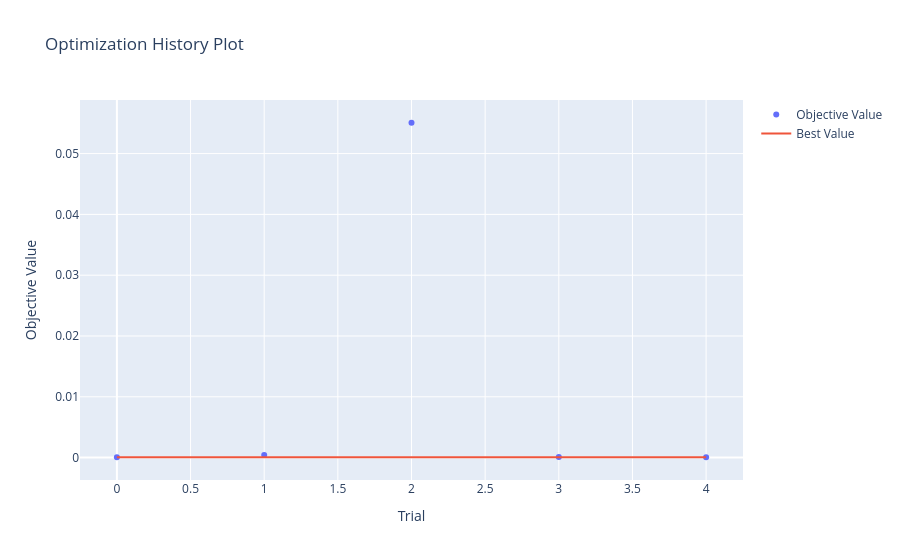
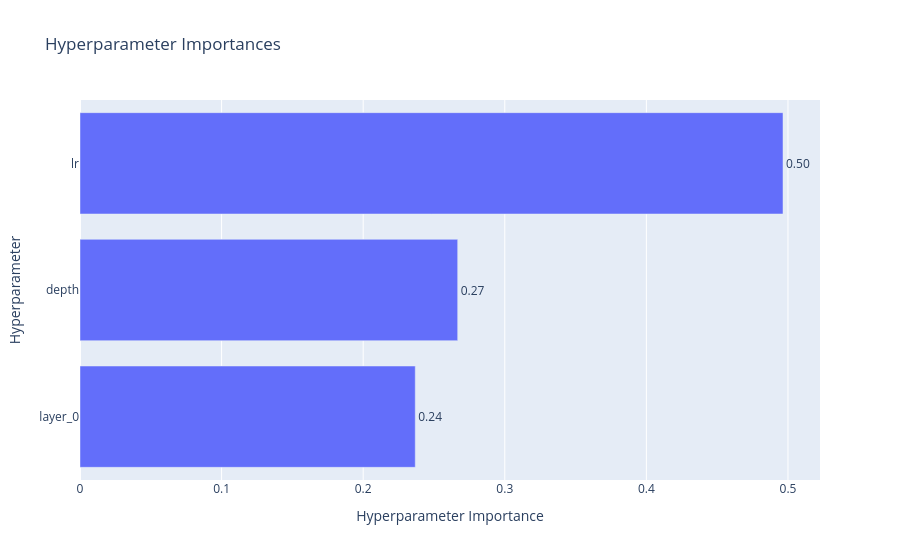
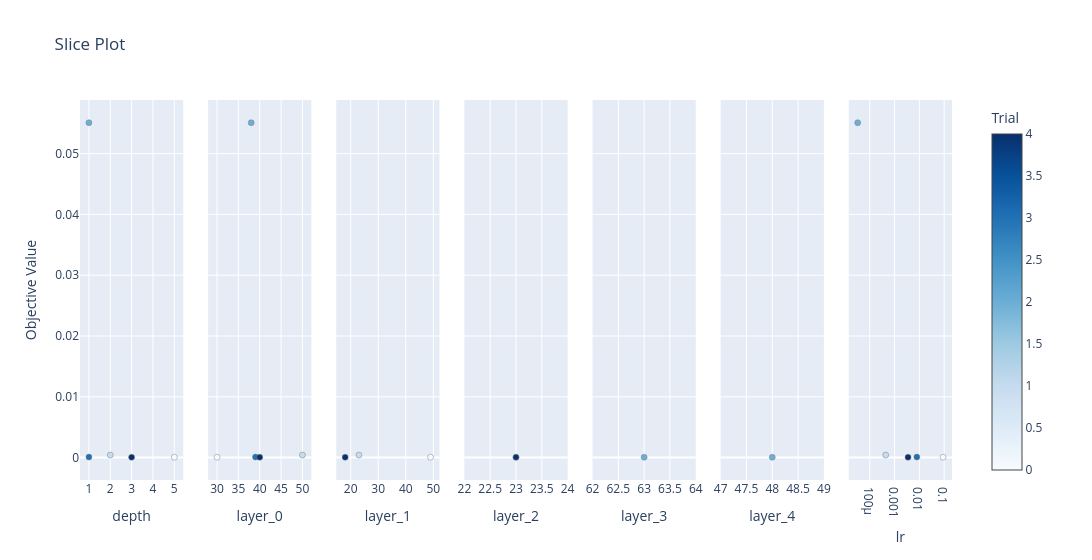

The notebook cell these images were saved under, in order:
### Code cell
from plotly.io import show

fig = optuna.visualization.plot_optimization_history(study)
show(fig)

fig = optuna.visualization.plot_param_importances(study)
show(fig)

fig = optuna.visualization.plot_slice(study)
show(fig)

### Figure 1 — Plotly figure (JSON) as saved in the notebook; plotly's stock layout.template omitted (floating-point values rounded to 4 significant figures)
{"data": [{"mode": "markers", "name": "Objective Value", "x": [0, 1, 2, 3, 4], "y": [6.362e-05, 0.000418, 0.05507, 8.862e-05, 5.995e-05], "type": "scatter"}, {"mode": "lines", "name": "Best Value", "x": [0, 1, 2, 3, 4], "y": [6.362e-05, 6.362e-05, 6.362e-05, 6.362e-05, 5.995e-05], "type": "scatter"}, {"marker": {"color": "#cccccc"}, "mode": "markers", "name": "Infeasible Trial", "showlegend": false, "x": [], "y": [], "type": "scatter"}], "layout": {"title": {"text": "Optimization History Plot"}, "xaxis": {"title": {"text": "Trial"}}, "yaxis": {"title": {"text": "Objective Value"}}}}

### Figure 2 — Plotly figure (JSON) as saved in the notebook; plotly's stock layout.template omitted (floating-point values rounded to 4 significant figures)
{"data": [{"cliponaxis": false, "hovertemplate": ["layer_0 (IntDistribution): 0.23677670015395247<extra></extra>", "depth (IntDistribution): 0.26673717421194487<extra></extra>", "lr (FloatDistribution): 0.49648612563410266<extra></extra>"], "name": "Objective Value", "orientation": "h", "text": ["0.24", "0.27", "0.50"], "textposition": "outside", "x": [0.2368, 0.2667, 0.4965], "y": ["layer_0", "depth", "lr"], "type": "bar"}], "layout": {"title": {"text": "Hyperparameter Importances"}, "xaxis": {"title": {"text": "Hyperparameter Importance"}}, "yaxis": {"title": {"text": "Hyperparameter"}}}}

### Figure 3 — Plotly figure (JSON) as saved in the notebook; plotly's stock layout.template omitted (floating-point values rounded to 4 significant figures)
{"data": [{"marker": {"color": [0, 1, 2, 3, 4], "colorbar": {"title": {"text": "Trial"}, "x": 1.0, "xpad": 40}, "colorscale": [[0.0, "rgb(247,251,255)"], [0.125, "rgb(222,235,247)"], [0.25, "rgb(198,219,239)"], [0.375, "rgb(158,202,225)"], [0.5, "rgb(107,174,214)"], [0.625, "rgb(66,146,198)"], [0.75, "rgb(33,113,181)"], [0.875, "rgb(8,81,156)"], [1.0, "rgb(8,48,107)"]], "line": {"color": "Grey", "width": 0.5}, "showscale": true}, "mode": "markers", "name": "Feasible Trial", "showlegend": false, "x": [5, 2, 1, 1, 3], "y": [6.362e-05, 0.000418, 0.05507, 8.862e-05, 5.995e-05], "type": "scatter", "xaxis": "x", "yaxis": "y"}, {"marker": {"color": [0, 1, 2, 3, 4], "colorbar": {"title": {"text": "Trial"}, "x": 1.0, "xpad": 40}, "colorscale": [[0.0, "rgb(247,251,255)"], [0.125, "rgb(222,235,247)"], [0.25, "rgb(198,219,239)"], [0.375, "rgb(158,202,225)"], [0.5, "rgb(107,174,214)"], [0.625, "rgb(66,146,198)"], [0.75, "rgb(33,113,181)"], [0.875, "rgb(8,81,156)"], [1.0, "rgb(8,48,107)"]], "line": {"color": "Grey", "width": 0.5}, "showscale": false}, "mode": "markers", "name": "Feasible Trial", "showlegend": false, "x": [30, 50, 38, 39, 40], "y": [6.362e-05, 0.000418, 0.05507, 8.862e-05, 5.995e-05], "type": "scatter", "xaxis": "x2", "yaxis": "y2"}, {"marker": {"color": [0, 1, 4], "colorbar": {"title": {"text": "Trial"}, "x": 1.0, "xpad": 40}, "colorscale": [[0.0, "rgb(247,251,255)"], [0.125, "rgb(222,235,247)"], [0.25, "rgb(198,219,239)"], [0.375, "rgb(158,202,225)"], [0.5, "rgb(107,174,214)"], [0.625, "rgb(66,146,198)"], [0.75, "rgb(33,113,181)"], [0.875, "rgb(8,81,156)"], [1.0, "rgb(8,48,107)"]], "line": {"color": "Grey", "width": 0.5}, "showscale": false}, "mode": "markers", "name": "Feasible Trial", "showlegend": false, "x": [49, 23, 18], "y": [6.362e-05, 0.000418, 5.995e-05], "type": "scatter", "xaxis": "x3", "yaxis": "y3"}, {"marker": {"color": [0, 4], "colorbar": {"title": {"text": "Trial"}, "x": 1.0, "xpad": 40}, "colorscale": [[0.0, "rgb(247,251,255)"], [0.125, "rgb(222,235,247)"], [0.25, "rgb(198,219,239)"], [0.375, "rgb(158,202,225)"], [0.5, "rgb(107,174,214)"], [0.625, "rgb(66,146,198)"], [0.75, "rgb(33,113,181)"], [0.875, "rgb(8,81,156)"], [1.0, "rgb(8,48,107)"]], "line": {"color": "Grey", "width": 0.5}, "showscale": false}, "mode": "markers", "name": "Feasible Trial", "showlegend": false, "x": [23, 23], "y": [6.362e-05, 5.995e-05], "type": "scatter", "xaxis": "x4", "yaxis": "y4"}, {"marker": {"color": [0], "colorbar": {"title": {"text": "Trial"}, "x": 1.0, "xpad": 40}, "colorscale": [[0.0, "rgb(247,251,255)"], [0.125, "rgb(222,235,247)"], [0.25, "rgb(198,219,239)"], [0.375, "rgb(158,202,225)"], [0.5, "rgb(107,174,214)"], [0.625, "rgb(66,146,198)"], [0.75, "rgb(33,113,181)"], [0.875, "rgb(8,81,156)"], [1.0, "rgb(8,48,107)"]], "line": {"color": "Grey", "width": 0.5}, "showscale": false}, "mode": "markers", "name": "Feasible Trial", "showlegend": false, "x": [63], "y": [6.362e-05], "type": "scatter", "xaxis": "x5", "yaxis": "y5"}, {"marker": {"color": [0], "colorbar": {"title": {"text": "Trial"}, "x": 1.0, "xpad": 40}, "colorscale": [[0.0, "rgb(247,251,255)"], [0.125, "rgb(222,235,247)"], [0.25, "rgb(198,219,239)"], [0.375, "rgb(158,202,225)"], [0.5, "rgb(107,174,214)"], [0.625, "rgb(66,146,198)"], [0.75, "rgb(33,113,181)"], [0.875, "rgb(8,81,156)"], [1.0, "rgb(8,48,107)"]], "line": {"color": "Grey", "width": 0.5}, "showscale": false}, "mode": "markers", "name": "Feasible Trial", "showlegend": false, "x": [48], "y": [6.362e-05], "type": "scatter", "xaxis": "x6", "yaxis": "y6"}, {"marker": {"color": [0, 1, 2, 3, 4], "colorbar": {"title": {"text": "Trial"}, "x": 1.0, "xpad": 40}, "colorscale": [[0.0, "rgb(247,251,255)"], [0.125, "rgb(222,235,247)"], [0.25, "rgb(198,219,239)"], [0.375, "rgb(158,202,225)"], [0.5, "rgb(107,174,214)"], [0.625, "rgb(66,146,198)"], [0.75, "rgb(33,113,181)"], [0.875, "rgb(8,81,156)"], [1.0, "rgb(8,48,107)"]], "line": {"color": "Grey", "width": 0.5}, "showscale": false}, "mode": "markers", "name": "Feasible Trial", "showlegend": false, "x": [0.09025, 0.0004395, 3.253e-05, 0.007899, 0.003486], "y": [6.362e-05, 0.000418, 0.05507, 8.862e-05, 5.995e-05], "type": "scatter", "xaxis": "x7", "yaxis": "y7"}], "layout": {"xaxis": {"anchor": "y", "domain": [0.0, 0.1184], "title": {"text": "depth"}}, "yaxis": {"anchor": "x", "domain": [0.0, 1.0], "title": {"text": "Objective Value"}}, "xaxis2": {"anchor": "y2", "domain": [0.1469, 0.2653], "title": {"text": "layer_0"}}, "yaxis2": {"anchor": "x2", "domain": [0.0, 1.0], "matches": "y", "showticklabels": false}, "xaxis3": {"anchor": "y3", "domain": [0.2939, 0.4122], "title": {"text": "layer_1"}}, "yaxis3": {"anchor": "x3", "domain": [0.0, 1.0], "matches": "y", "showticklabels": false}, "xaxis4": {"anchor": "y4", "domain": [0.4408, 0.5592], "title": {"text": "layer_2"}}, "yaxis4": {"anchor": "x4", "domain": [0.0, 1.0], "matches": "y", "showticklabels": false}, "xaxis5": {"anchor": "y5", "domain": [0.5878, 0.7061], "title": {"text": "layer_3"}}, "yaxis5": {"anchor": "x5", "domain": [0.0, 1.0], "matches": "y", "showticklabels": false}, "xaxis6": {"anchor": "y6", "domain": [0.7347, 0.8531], "title": {"text": "layer_4"}}, "yaxis6": {"anchor": "x6", "domain": [0.0, 1.0], "matches": "y", "showticklabels": false}, "xaxis7": {"anchor": "y7", "domain": [0.8816, 1.0], "title": {"text": "lr"}, "type": "log"}, "yaxis7": {"anchor": "x7", "domain": [0.0, 1.0], "matches": "y", "showticklabels": false}, "title": {"text": "Slice Plot"}, "width": 2100}}
